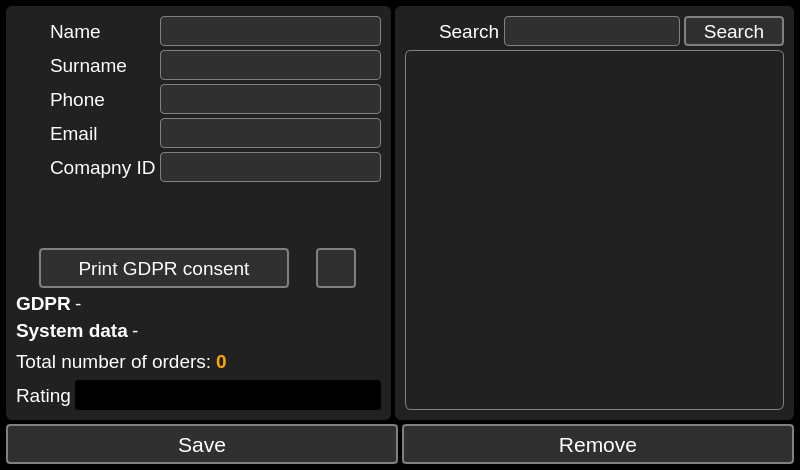
<?xml version="1.0" encoding="UTF-8"?>
<ui version="4.0">
 <class>ClientInfoDialog</class>
 <widget class="QDialog" name="ClientInfoDialog">
  <property name="geometry">
   <rect>
    <x>0</x>
    <y>0</y>
    <width>800</width>
    <height>470</height>
   </rect>
  </property>
  <property name="minimumSize">
   <size>
    <width>800</width>
    <height>470</height>
   </size>
  </property>
  <property name="maximumSize">
   <size>
    <width>800</width>
    <height>470</height>
   </size>
  </property>
  <property name="windowTitle">
   <string>Client</string>
  </property>
  <property name="windowIcon">
   <iconset resource="../../resources.qrc">
    <normaloff>:/PNG/IMG/vcard.png</normaloff>:/PNG/IMG/vcard.png</iconset>
  </property>
  <property name="styleSheet">
   <string notr="true">QMainWindow{
background-color: #000000;
}

QWidget{
background-color: #000000;
}

QGroupBox{
background-color: #212121;
border: none;
padding: 4px;
border-radius: 6px;
color: white;
}

QPushButton{
background-color: #303030;
border: 2px solid gray;
border-radius: 4px;
color: white;
}
QPushButton:hover{
border-color: white;
}

QLineEdit{
background-color: #303030;
border: 1px solid gray;
border-radius: 4px;
color: white;
}
QLineEdit:focus{
border-color: white;
}

QTextEdit{
background-color: #303030;
border: 1px solid gray;
border-radius: 4px;
color: white;
}
QTextEdit:focus{
border-color: white;
}

QLabel{
color: white;
background: transparent;
}

QListWidget{
background: transparent;
border: 1px solid gray;
border-radius: 6px;
padding: 6px;
}
QListWidget::item{
background-color: rgba(255,255,255,50);
border: none;
color: white;
border-radius: 6px;
padding: 6px;
margin-top: 6px;
}
QListWidget::item:hover{
background-color: rgba(255,255,255,100);
}

QCheckBox{
background: transparent;
color: white;
}
QCheckBox::indicator{
width:24px;
height: 24px;
border: 1px solid gray;
border-radius: 4px;
}
QCheckBox::indicator:hecked{
image: url(:/PNG/IMG/done.png);
}
QCheckBox::indicator:unchecked{
image: none;
}

QTabWidget::pane{
background: transparent;
border: none;
padding: 4px;
border-radius: 6px;
}
QTabBar::tab{
background-color: #303030;
border: 2px solid gray;
border-radius: 4px;
color: white;
padding-left: 6px;
padding-right: 6px;
padding-top: 3px;
padding-bottom: 3px;
margin-left: 2px;
}
QTabBar::tab:hover{
border-color: white;
}
QTabBar::tab:selected{
border-color: white;
}

QScrollBar:vertical {        
border: none;
width:14px;
background-color: #212121;
margin: 0px 0px 0px 0px;
padding-left: 6px;
}
QScrollBar::handle:vertical{
background: gray;
border-radius: 4px;
min-height: 20px;
}
QScrollBar::add-line:vertical {
background-color: #212121;
height: 0px;
subcontrol-position: bottom;
subcontrol-origin: margin;
}
QScrollBar::sub-line:vertical {
background-color: #212121;
height: 0 px;
subcontrol-position: top;
subcontrol-origin: margin;
}
QScrollBar::add-page:vertical{
background-color: #212121;
}
QScrollBar::sub-page:vertical{
background-color: #212121;
}

QScrollBar:horizontal {        
border: none;
height:14px;
background-color: #212121;
margin: 0px 0px 0px 0px;
padding-top: 6px;
}
QScrollBar::handle:horizontal{
background: gray;
border-radius: 4px;
min-width: 20px;
}
QScrollBar::add-line:horizontal {
background-color: #212121;
height: 0px;
subcontrol-position: bottom;
subcontrol-origin: margin;
}
QScrollBar::sub-line:horizontal {
background-color: #212121;
height: 0 px;
subcontrol-position: top;
subcontrol-origin: margin;
}
QScrollBar::add-page:horizontal{
background-color: #212121;
}
QScrollBar::sub-page:horizontal{
background-color: #212121;
}

QComboBox{
background-color: #303030;
border: 1px solid gray;
border-radius: 4px;
color: white;
}
QComboBox QAbstractItemView{
color: white;
background-color: black;
}

QTableView{
background-color: #212121;
border: 1px solid gray;
border-radius: 6px;
color: white;
}

QDoubleSpinBox{
background-color: #303030;
border: 1px solid gray;
border-radius: 4px;
color: white;
}</string>
  </property>
  <layout class="QGridLayout" name="gridLayout">
   <property name="leftMargin">
    <number>6</number>
   </property>
   <property name="topMargin">
    <number>6</number>
   </property>
   <property name="rightMargin">
    <number>6</number>
   </property>
   <property name="bottomMargin">
    <number>6</number>
   </property>
   <property name="spacing">
    <number>4</number>
   </property>
   <item row="0" column="0">
    <widget class="QGroupBox" name="groupBox">
     <property name="title">
      <string/>
     </property>
     <layout class="QGridLayout" name="gridLayout_2">
      <property name="leftMargin">
       <number>6</number>
      </property>
      <property name="topMargin">
       <number>6</number>
      </property>
      <property name="rightMargin">
       <number>6</number>
      </property>
      <property name="bottomMargin">
       <number>6</number>
      </property>
      <property name="spacing">
       <number>4</number>
      </property>
      <item row="5" column="0" colspan="3">
       <spacer name="verticalSpacer">
        <property name="orientation">
         <enum>Qt::Vertical</enum>
        </property>
        <property name="sizeHint" stdset="0">
         <size>
          <width>20</width>
          <height>40</height>
         </size>
        </property>
       </spacer>
      </item>
      <item row="1" column="2">
       <widget class="QLineEdit" name="lineEdit_lastname">
        <property name="minimumSize">
         <size>
          <width>0</width>
          <height>30</height>
         </size>
        </property>
        <property name="font">
         <font>
          <pointsize>14</pointsize>
         </font>
        </property>
        <property name="focusPolicy">
         <enum>Qt::ClickFocus</enum>
        </property>
       </widget>
      </item>
      <item row="0" column="1">
       <widget class="QLabel" name="label_name">
        <property name="font">
         <font>
          <pointsize>14</pointsize>
         </font>
        </property>
        <property name="text">
         <string>Name</string>
        </property>
       </widget>
      </item>
      <item row="9" column="0" colspan="3">
       <layout class="QGridLayout" name="gridLayout_4">
        <item row="0" column="0" rowspan="2">
         <widget class="QLabel" name="label_order_count">
          <property name="sizePolicy">
           <sizepolicy hsizetype="Maximum" vsizetype="Preferred">
            <horstretch>0</horstretch>
            <verstretch>0</verstretch>
           </sizepolicy>
          </property>
          <property name="minimumSize">
           <size>
            <width>0</width>
            <height>30</height>
           </size>
          </property>
          <property name="font">
           <font>
            <pointsize>14</pointsize>
           </font>
          </property>
          <property name="text">
           <string>Total number of orders:</string>
          </property>
         </widget>
        </item>
        <item row="0" column="1" rowspan="2">
         <widget class="QLabel" name="label_orders_count_value">
          <property name="minimumSize">
           <size>
            <width>0</width>
            <height>30</height>
           </size>
          </property>
          <property name="font">
           <font>
            <pointsize>14</pointsize>
            <bold>true</bold>
           </font>
          </property>
          <property name="styleSheet">
           <string notr="true">color: orange;</string>
          </property>
          <property name="text">
           <string>0</string>
          </property>
         </widget>
        </item>
       </layout>
      </item>
      <item row="0" column="0" rowspan="2">
       <widget class="QLabel" name="label_name_icon">
        <property name="minimumSize">
         <size>
          <width>30</width>
          <height>30</height>
         </size>
        </property>
        <property name="maximumSize">
         <size>
          <width>30</width>
          <height>30</height>
         </size>
        </property>
        <property name="text">
         <string>&lt;html&gt;&lt;head/&gt;&lt;body&gt;&lt;p align=&quot;center&quot;&gt;&lt;img src=&quot;:/PNG/IMG/vcard.png&quot; width=&quot;30&quot; height=&quot;30&quot;/&gt;&lt;/p&gt;&lt;/body&gt;&lt;/html&gt;</string>
        </property>
       </widget>
      </item>
      <item row="4" column="2">
       <widget class="QLineEdit" name="lineEdit_nip">
        <property name="minimumSize">
         <size>
          <width>0</width>
          <height>30</height>
         </size>
        </property>
        <property name="font">
         <font>
          <pointsize>14</pointsize>
         </font>
        </property>
        <property name="focusPolicy">
         <enum>Qt::ClickFocus</enum>
        </property>
       </widget>
      </item>
      <item row="8" column="0" colspan="3">
       <layout class="QGridLayout" name="gridLayout_8">
        <item row="0" column="0">
         <widget class="QLabel" name="label_3">
          <property name="sizePolicy">
           <sizepolicy hsizetype="Maximum" vsizetype="Preferred">
            <horstretch>0</horstretch>
            <verstretch>0</verstretch>
           </sizepolicy>
          </property>
          <property name="font">
           <font>
            <pointsize>14</pointsize>
            <bold>true</bold>
           </font>
          </property>
          <property name="text">
           <string>System data</string>
          </property>
         </widget>
        </item>
        <item row="0" column="1">
         <widget class="QLabel" name="label_system_data">
          <property name="font">
           <font>
            <pointsize>14</pointsize>
           </font>
          </property>
          <property name="text">
           <string>-</string>
          </property>
         </widget>
        </item>
       </layout>
      </item>
      <item row="2" column="1">
       <widget class="QLabel" name="label_phone">
        <property name="font">
         <font>
          <pointsize>14</pointsize>
         </font>
        </property>
        <property name="text">
         <string>Phone</string>
        </property>
       </widget>
      </item>
      <item row="4" column="1">
       <widget class="QLabel" name="label_nip">
        <property name="font">
         <font>
          <pointsize>14</pointsize>
         </font>
        </property>
        <property name="text">
         <string>Comapny ID</string>
        </property>
       </widget>
      </item>
      <item row="0" column="2">
       <widget class="QLineEdit" name="lineEdit_name">
        <property name="minimumSize">
         <size>
          <width>0</width>
          <height>30</height>
         </size>
        </property>
        <property name="font">
         <font>
          <pointsize>14</pointsize>
         </font>
        </property>
        <property name="focusPolicy">
         <enum>Qt::ClickFocus</enum>
        </property>
       </widget>
      </item>
      <item row="3" column="2">
       <widget class="QLineEdit" name="lineEdit_email">
        <property name="minimumSize">
         <size>
          <width>0</width>
          <height>30</height>
         </size>
        </property>
        <property name="font">
         <font>
          <pointsize>14</pointsize>
         </font>
        </property>
        <property name="focusPolicy">
         <enum>Qt::ClickFocus</enum>
        </property>
       </widget>
      </item>
      <item row="3" column="1">
       <widget class="QLabel" name="label_email">
        <property name="font">
         <font>
          <pointsize>14</pointsize>
         </font>
        </property>
        <property name="text">
         <string>Email</string>
        </property>
       </widget>
      </item>
      <item row="4" column="0">
       <widget class="QLabel" name="label_nip_icon">
        <property name="minimumSize">
         <size>
          <width>30</width>
          <height>30</height>
         </size>
        </property>
        <property name="maximumSize">
         <size>
          <width>30</width>
          <height>30</height>
         </size>
        </property>
        <property name="text">
         <string>&lt;html&gt;&lt;head/&gt;&lt;body&gt;&lt;p align=&quot;center&quot;&gt;&lt;img src=&quot;:/PNG/IMG/stamp.png&quot; width=&quot;30&quot; height=&quot;30&quot;/&gt;&lt;/p&gt;&lt;/body&gt;&lt;/html&gt;</string>
        </property>
       </widget>
      </item>
      <item row="10" column="0" colspan="3">
       <layout class="QGridLayout" name="gridLayout_5">
        <item row="0" column="0">
         <widget class="QLabel" name="label_rating">
          <property name="sizePolicy">
           <sizepolicy hsizetype="Maximum" vsizetype="Preferred">
            <horstretch>0</horstretch>
            <verstretch>0</verstretch>
           </sizepolicy>
          </property>
          <property name="minimumSize">
           <size>
            <width>0</width>
            <height>30</height>
           </size>
          </property>
          <property name="font">
           <font>
            <pointsize>14</pointsize>
           </font>
          </property>
          <property name="text">
           <string>Rating</string>
          </property>
         </widget>
        </item>
        <item row="0" column="1">
         <widget class="QProgressBar" name="progressBar_rating">
          <property name="sizePolicy">
           <sizepolicy hsizetype="MinimumExpanding" vsizetype="Fixed">
            <horstretch>0</horstretch>
            <verstretch>0</verstretch>
           </sizepolicy>
          </property>
          <property name="minimumSize">
           <size>
            <width>0</width>
            <height>30</height>
           </size>
          </property>
          <property name="font">
           <font>
            <pointsize>12</pointsize>
           </font>
          </property>
          <property name="value">
           <number>0</number>
          </property>
          <property name="alignment">
           <set>Qt::AlignCenter</set>
          </property>
         </widget>
        </item>
       </layout>
      </item>
      <item row="7" column="0" colspan="3">
       <layout class="QGridLayout" name="gridLayout_7">
        <item row="0" column="1">
         <widget class="QLabel" name="label_gdpr">
          <property name="font">
           <font>
            <pointsize>14</pointsize>
           </font>
          </property>
          <property name="text">
           <string>-</string>
          </property>
         </widget>
        </item>
        <item row="0" column="0">
         <widget class="QLabel" name="label">
          <property name="sizePolicy">
           <sizepolicy hsizetype="Maximum" vsizetype="Preferred">
            <horstretch>0</horstretch>
            <verstretch>0</verstretch>
           </sizepolicy>
          </property>
          <property name="font">
           <font>
            <pointsize>14</pointsize>
            <bold>true</bold>
           </font>
          </property>
          <property name="text">
           <string>GDPR</string>
          </property>
         </widget>
        </item>
       </layout>
      </item>
      <item row="2" column="2">
       <widget class="QLineEdit" name="lineEdit_phone">
        <property name="minimumSize">
         <size>
          <width>0</width>
          <height>30</height>
         </size>
        </property>
        <property name="font">
         <font>
          <pointsize>14</pointsize>
         </font>
        </property>
        <property name="focusPolicy">
         <enum>Qt::ClickFocus</enum>
        </property>
       </widget>
      </item>
      <item row="3" column="0">
       <widget class="QLabel" name="label_email_icon">
        <property name="minimumSize">
         <size>
          <width>30</width>
          <height>30</height>
         </size>
        </property>
        <property name="maximumSize">
         <size>
          <width>30</width>
          <height>30</height>
         </size>
        </property>
        <property name="text">
         <string>&lt;html&gt;&lt;head/&gt;&lt;body&gt;&lt;p align=&quot;center&quot;&gt;&lt;img src=&quot;:/PNG/IMG/email.png&quot; width=&quot;30&quot; height=&quot;30&quot;/&gt;&lt;/p&gt;&lt;/body&gt;&lt;/html&gt;</string>
        </property>
       </widget>
      </item>
      <item row="1" column="1">
       <widget class="QLabel" name="label_lastname">
        <property name="font">
         <font>
          <pointsize>14</pointsize>
         </font>
        </property>
        <property name="text">
         <string>Surname</string>
        </property>
       </widget>
      </item>
      <item row="2" column="0">
       <widget class="QLabel" name="label_phone_icon">
        <property name="minimumSize">
         <size>
          <width>30</width>
          <height>30</height>
         </size>
        </property>
        <property name="maximumSize">
         <size>
          <width>30</width>
          <height>30</height>
         </size>
        </property>
        <property name="text">
         <string>&lt;html&gt;&lt;head/&gt;&lt;body&gt;&lt;p align=&quot;center&quot;&gt;&lt;img src=&quot;:/PNG/IMG/call.png&quot; width=&quot;30&quot; height=&quot;30&quot;/&gt;&lt;/p&gt;&lt;/body&gt;&lt;/html&gt;</string>
        </property>
       </widget>
      </item>
      <item row="6" column="0" colspan="3">
       <layout class="QGridLayout" name="gridLayout_9">
        <item row="0" column="0">
         <widget class="QPushButton" name="pushButton_print_gdpr">
          <property name="minimumSize">
           <size>
            <width>250</width>
            <height>40</height>
           </size>
          </property>
          <property name="maximumSize">
           <size>
            <width>250</width>
            <height>40</height>
           </size>
          </property>
          <property name="font">
           <font>
            <pointsize>14</pointsize>
           </font>
          </property>
          <property name="focusPolicy">
           <enum>Qt::ClickFocus</enum>
          </property>
          <property name="text">
           <string>Print GDPR consent</string>
          </property>
         </widget>
        </item>
        <item row="0" column="1">
         <widget class="QPushButton" name="pushButton_qr">
          <property name="minimumSize">
           <size>
            <width>40</width>
            <height>40</height>
           </size>
          </property>
          <property name="maximumSize">
           <size>
            <width>40</width>
            <height>40</height>
           </size>
          </property>
          <property name="focusPolicy">
           <enum>Qt::ClickFocus</enum>
          </property>
          <property name="text">
           <string/>
          </property>
          <property name="icon">
           <iconset resource="../../resources.qrc">
            <normaloff>:/PNG/IMG/qr.png</normaloff>:/PNG/IMG/qr.png</iconset>
          </property>
          <property name="iconSize">
           <size>
            <width>32</width>
            <height>32</height>
           </size>
          </property>
         </widget>
        </item>
       </layout>
      </item>
     </layout>
    </widget>
   </item>
   <item row="0" column="1">
    <widget class="QGroupBox" name="groupBox_2">
     <property name="title">
      <string/>
     </property>
     <layout class="QGridLayout" name="gridLayout_3">
      <property name="leftMargin">
       <number>6</number>
      </property>
      <property name="topMargin">
       <number>6</number>
      </property>
      <property name="rightMargin">
       <number>6</number>
      </property>
      <property name="bottomMargin">
       <number>6</number>
      </property>
      <property name="spacing">
       <number>4</number>
      </property>
      <item row="0" column="2">
       <widget class="QLineEdit" name="lineEdit_search">
        <property name="minimumSize">
         <size>
          <width>0</width>
          <height>30</height>
         </size>
        </property>
        <property name="font">
         <font>
          <pointsize>14</pointsize>
         </font>
        </property>
        <property name="focusPolicy">
         <enum>Qt::ClickFocus</enum>
        </property>
       </widget>
      </item>
      <item row="0" column="0">
       <widget class="QLabel" name="label_search_icon">
        <property name="minimumSize">
         <size>
          <width>30</width>
          <height>30</height>
         </size>
        </property>
        <property name="maximumSize">
         <size>
          <width>30</width>
          <height>30</height>
         </size>
        </property>
        <property name="font">
         <font>
          <pointsize>14</pointsize>
         </font>
        </property>
        <property name="text">
         <string>&lt;html&gt;&lt;head/&gt;&lt;body&gt;&lt;p align=&quot;center&quot;&gt;&lt;img src=&quot;:/PNG/IMG/search.png&quot; width=&quot;30&quot; height=&quot;30&quot;/&gt;&lt;/p&gt;&lt;/body&gt;&lt;/html&gt;</string>
        </property>
       </widget>
      </item>
      <item row="0" column="1">
       <widget class="QLabel" name="label_search">
        <property name="minimumSize">
         <size>
          <width>0</width>
          <height>30</height>
         </size>
        </property>
        <property name="font">
         <font>
          <pointsize>14</pointsize>
         </font>
        </property>
        <property name="text">
         <string>Search</string>
        </property>
       </widget>
      </item>
      <item row="0" column="3">
       <widget class="QPushButton" name="pushButton_search">
        <property name="minimumSize">
         <size>
          <width>100</width>
          <height>30</height>
         </size>
        </property>
        <property name="font">
         <font>
          <pointsize>14</pointsize>
         </font>
        </property>
        <property name="focusPolicy">
         <enum>Qt::ClickFocus</enum>
        </property>
        <property name="text">
         <string>Search</string>
        </property>
       </widget>
      </item>
      <item row="1" column="0" colspan="4">
       <widget class="QListWidget" name="listWidget_results">
        <property name="font">
         <font>
          <pointsize>12</pointsize>
         </font>
        </property>
        <property name="focusPolicy">
         <enum>Qt::ClickFocus</enum>
        </property>
        <property name="iconSize">
         <size>
          <width>32</width>
          <height>32</height>
         </size>
        </property>
       </widget>
      </item>
     </layout>
    </widget>
   </item>
   <item row="1" column="0" colspan="2">
    <layout class="QGridLayout" name="gridLayout_6">
     <item row="0" column="0">
      <widget class="QPushButton" name="pushButton_save">
       <property name="minimumSize">
        <size>
         <width>0</width>
         <height>40</height>
        </size>
       </property>
       <property name="font">
        <font>
         <pointsize>16</pointsize>
        </font>
       </property>
       <property name="focusPolicy">
        <enum>Qt::ClickFocus</enum>
       </property>
       <property name="text">
        <string>Save</string>
       </property>
       <property name="icon">
        <iconset resource="../../resources.qrc">
         <normaloff>:/PNG/IMG/done.png</normaloff>:/PNG/IMG/done.png</iconset>
       </property>
       <property name="iconSize">
        <size>
         <width>32</width>
         <height>32</height>
        </size>
       </property>
      </widget>
     </item>
     <item row="0" column="1">
      <widget class="QPushButton" name="pushButton_remove_client">
       <property name="sizePolicy">
        <sizepolicy hsizetype="Minimum" vsizetype="Minimum">
         <horstretch>0</horstretch>
         <verstretch>0</verstretch>
        </sizepolicy>
       </property>
       <property name="minimumSize">
        <size>
         <width>0</width>
         <height>40</height>
        </size>
       </property>
       <property name="font">
        <font>
         <pointsize>16</pointsize>
        </font>
       </property>
       <property name="focusPolicy">
        <enum>Qt::ClickFocus</enum>
       </property>
       <property name="text">
        <string>Remove</string>
       </property>
       <property name="icon">
        <iconset resource="../../resources.qrc">
         <normaloff>:/PNG/IMG/delete.png</normaloff>:/PNG/IMG/delete.png</iconset>
       </property>
       <property name="iconSize">
        <size>
         <width>32</width>
         <height>32</height>
        </size>
       </property>
      </widget>
     </item>
    </layout>
   </item>
  </layout>
 </widget>
 <resources>
  <include location="../../resources.qrc"/>
 </resources>
 <connections/>
</ui>
